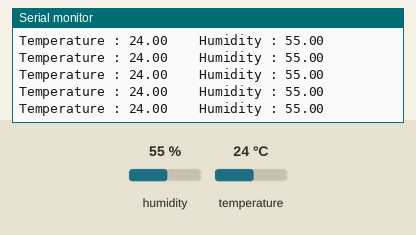
Recording of a sketch running on a simulated ESP8266 (NodeMCU). On the bench: the last lines printed to the serial monitor. The inputs (shaded band) are chosen by the test bench; at power-on: humidity 55 %, temperature 24 °C. WiFi joins after 1.5 s; servers stay silent unless stated.

Above: at 3.0 s.
3.1 s: humidity set to 22 %
At 4.21 s:
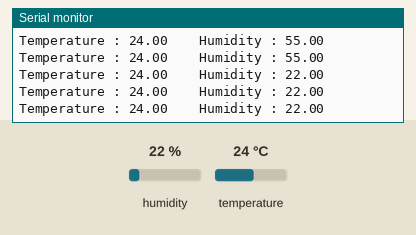
4.6 s: temperature set to 12 °C
6.1 s: humidity set to 40 %
At 6.31 s:
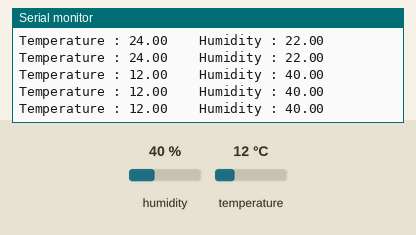
Timing chart, 0 to 9.1 s (numbered marks = the images above; inputs shaded):
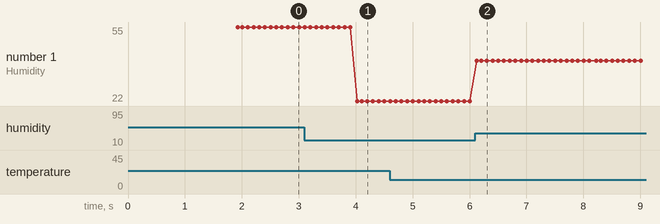

Measured:
- after the input at 3.1 s, the serial monitor: prints a new line after 0.93 s (image 1)
- after the input at 6.1 s, the serial monitor: prints a new line at once (image 2)
- plotted number 1: 55 → 22 after the input at 3.1 s, 22 → 40 after the input at 6.1 s

The sketch:

Temperature_Humidity.ino
```cpp
#define BLYNK_TEMPLATE_ID "TMPL3eNa_2N74"
#define BLYNK_TEMPLATE_NAME "Temperature and humidity monitor"
#define BLYNK_AUTH_TOKEN "CsuY8a_-USVkUXED4tl_cMogOh_vTjTa"

#define BLYNK_PRINT Serial
#include <ESP8266WiFi.h>
#include <BlynkSimpleEsp8266.h>

#include <DHT.h>
char auth[] = "CsuY8a_-USVkUXED4tl_cMogOh_vTjTa";
char ssid[] = "Redmi 10 Prime";  // type your wifi name
char pass[] = "00000000";  // type your wifi password
BlynkTimer timer;

#define DHTPIN 2 //Connect Out pin to D4 in NODE MCU
#define DHTTYPE DHT11
DHT dht(DHTPIN, DHTTYPE);

void sendSensor()
{
  float h = dht.readHumidity();
  float t = dht.readTemperature(); // or dht.readTemperature(true) for Fahrenheit

  if (isnan(h) || isnan(t)) {
    Serial.println("Failed to read from DHT sensor!");
    return;
  }
  // You can send any value at any time.
  // Please don't send more that 10 values per second.
    Blynk.virtualWrite(V0, t);
    Blynk.virtualWrite(V1, h);
    Serial.print("Temperature : ");
    Serial.print(t);
    Serial.print("    Humidity : ");
    Serial.println(h);
}
void setup()
{
  Serial.begin(115200);
  Blynk.begin(auth, ssid, pass);
  dht.begin();
  timer.setInterval(100L, sendSensor);
  }

void loop()
{
  Blynk.run();
  timer.run();
 }
```
